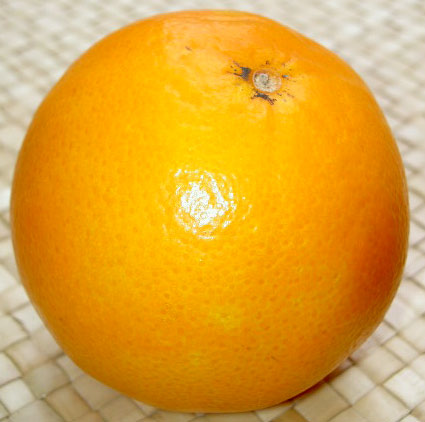
#> input picture data_to_process/test9/source.jpg, 425 x 422 px, found by its file name
$ python check_diffs.py
#> lines starting #> are read from the running program, lines starting #| are printed output that depends on the picture
import numpy as np
from PIL import Image

src = np.array(Image.open('data/test9/source.jpg')).astype(np.float64)
mask = np.array(Image.open('data/test9/mask.png')) > 0
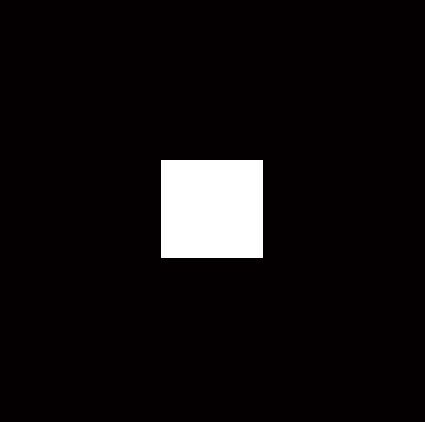
#> input picture data_to_process/test9/mask.png, 425 x 422 px, found by its file name
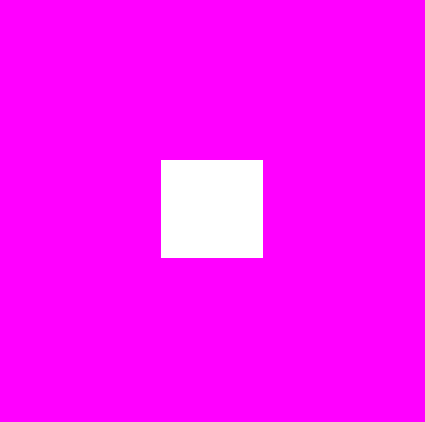
#> mask: shape (422, 425, 4) bool; mean R, G, B, A 1, 0.0557, 1, 1
if mask.ndim == 3: mask = mask[..., 0]
#> mask: shape (422, 425) bool; every value is 1

for beta in [0.2, 0.5, 0.8]:
#> (the run stopped early here; a loop or call above may not have finished)
